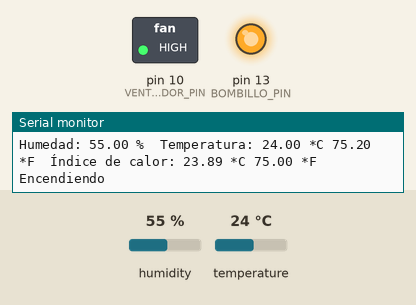
Bench run of a sketch on a simulated Arduino Uno, built with avr-gcc and run on an emulated ATmega328P. Parts: switched loads named in the sketch (green lamp = pin HIGH), output pins drawn as LEDs (lit = HIGH), the last lines printed to the serial monitor. Inputs (shaded band) come from the test bench; at power-on: temperature 24 °C, humidity 55 %.

Above: at 3.2 s.
3.3 s: temperature set to 36 °C
6.2 s: temperature set to 39 °C
At 8.1 s:
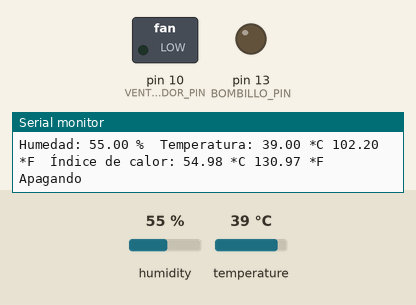
9.1 s: temperature set to 28 °C
At 12.1 s:
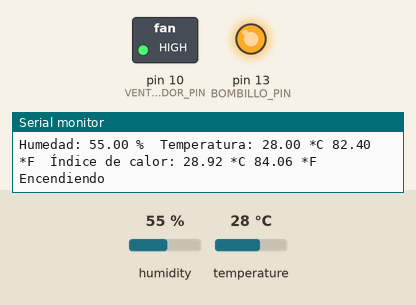
12.7 s: temperature set to 41 °C
At 14.8 s:
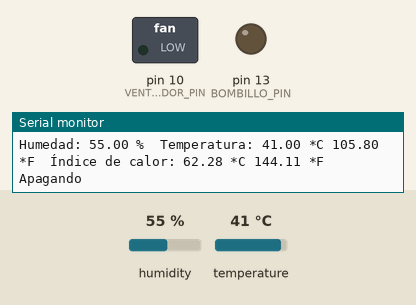
Timing chart, 0 to 16.3 s (numbered marks = the images above; inputs shaded):
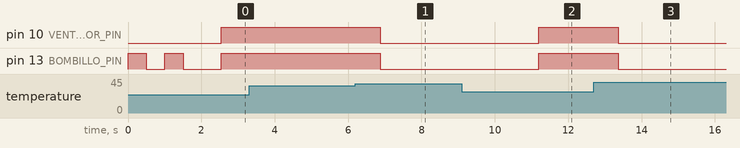

The sketch:

incubadora.ino
```cpp
// Incluimos librería
#include <DHT.h>

// Definimos el pin digital donde se conecta el sensor
#define DHTPIN 2
// Dependiendo del tipo de sensor
#define DHTTYPE DHT11

// Inicializamos el sensor DHT11
DHT dht(DHTPIN, DHTTYPE);
// Definir pines para el bombillo calentador
#define BOMBILLO_PIN 13
#define VENTILADOR_PIN 10

void setup() {
  // Inicializamos comunicación serie
  Serial.begin(9600);

  // Comenzamos el sensor DHT
  dht.begin();
   // Configurar el pin del bombillo calentador como salida
  pinMode(BOMBILLO_PIN, OUTPUT);
  pinMode(VENTILADOR_PIN, OUTPUT);

  digitalWrite(13, HIGH);
  delay(500);

  digitalWrite(13, LOW);
  delay(500);
    digitalWrite(13, HIGH);
  delay(500);

  digitalWrite(13, LOW);
  delay(500);
}

void loop() {
    // Esperamos 5 segundos entre medidas
  delay(500);

  // Leemos la humedad relativa
  float h = dht.readHumidity();
  // Leemos la temperatura en grados centígrados (por defecto)
  float t = dht.readTemperature();
  // Leemos la temperatura en grados Fahreheit
  float f = dht.readTemperature(true);

  // Comprobamos si ha habido algún error en la lectura
  if (isnan(h) || isnan(t) || isnan(f)) {
    Serial.println("Error obteniendo los datos del sensor DHT11");
    return;
  }

  // Calcular el índice de calor en Fahreheit
  float hif = dht.computeHeatIndex(f, h);
  // Calcular el índice de calor en grados centígrados
  float hic = dht.computeHeatIndex(t, h, false);

  Serial.print("Humedad: ");
  Serial.print(h);
  Serial.print(" %\t");
  Serial.print("Temperatura: ");
  Serial.print(t);
  Serial.print(" *C ");
  Serial.print(f);
  Serial.print(" *F\t");
  Serial.print("Índice de calor: ");
  Serial.print(hic);
  Serial.print(" *C ");
  Serial.print(hif);
  Serial.println(" *F");


  // Activar el bombillo calentador y el ventilador según la histeresis doble
  if (t < 37.5) {
    digitalWrite(BOMBILLO_PIN, HIGH); // Encender el bombillo calentador
    digitalWrite(VENTILADOR_PIN, HIGH); // Encender el ventilador
    Serial.println("Encendiendo");
  } else if (t >= 37.8) {
    digitalWrite(BOMBILLO_PIN, LOW); // Apagar el bombillo calentador
    digitalWrite(VENTILADOR_PIN, LOW); // Apagar el ventilador
    Serial.println("Apagando");
  }

}
```

Measured:
- the behaviour switches between 37 and 38 °C on temperature (found by bisection; images 0 and 1)
- after the input at 6.2 s, pin 10 (VENTILADOR_PIN), pin 13 (BOMBILLO_PIN): HIGH → LOW after 0.68 s
- after the input at 9.1 s, pin 10 (VENTILADOR_PIN), pin 13 (BOMBILLO_PIN): LOW → HIGH after 2.1 s
- after the input at 12.7 s, pin 10 (VENTILADOR_PIN), pin 13 (BOMBILLO_PIN): HIGH → LOW after 0.66 s
